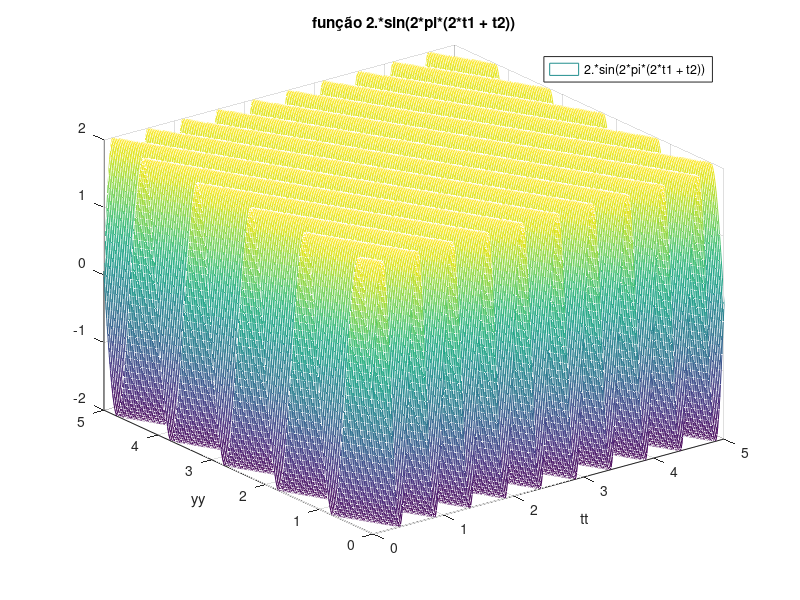

Write the MATLAB code that produced this figure.
%alinea e)
t1 = 0:0.01:5;
t2 = 0:0.01:5;
[T1,T2] = meshgrid(t1,t2);
qt = 2.*sin(2*pi*(2*T1 + T2));
mesh(t1, t2, qt) 
title('função 2.*sin(2*pi*(2*t1 + t2))')
xlabel('tt')
ylabel('yy')
legend('2.*sin(2*pi*(2*t1 + t2))')